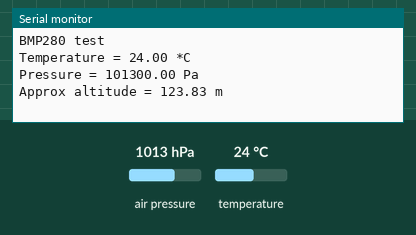
The sketch below on a simulated Arduino Uno, built with avr-gcc and run on an emulated ATmega328P. Shown: the last lines printed to the serial monitor. The inputs (shaded band) are chosen by the test bench; at power-on: air pressure 1013 hPa, temperature 24 °C.

Above: at 1.2 s.
1.3 s: air pressure set to 952 hPa
At 2.5 s:
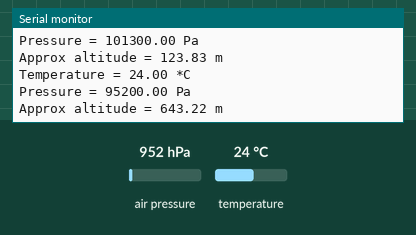
3.6 s: temperature set to 12 °C
At 4.5 s:
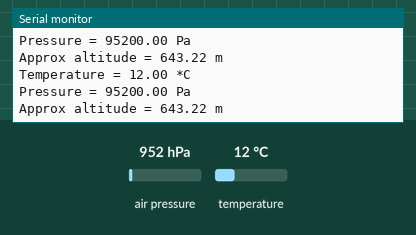
5.9 s: air pressure set to 975 hPa
At 6.5 s:
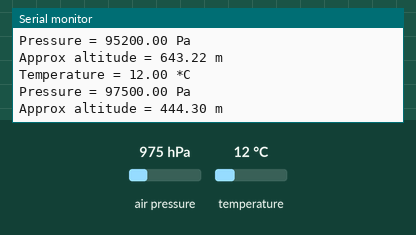
Timing chart, 0 to 8.9 s (numbered marks = the images above; inputs shaded):
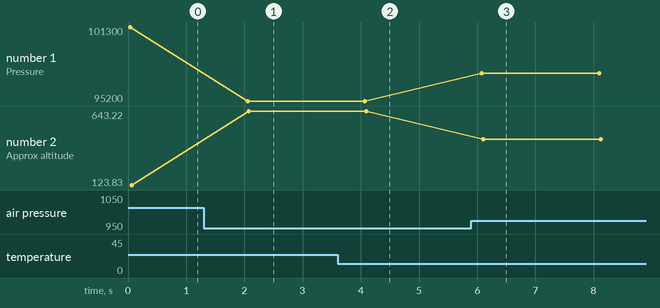

Measured:
- after the input at 1.3 s, the serial monitor: prints a new line after 0.75 s (image 1)
- after the input at 3.6 s, the serial monitor: prints a new line after 0.44 s (image 2)
- after the input at 5.9 s, the serial monitor: prints a new line after 0.18 s (image 3)
- plotted number 1: 101300 → 95200 after the input at 1.3 s, 95200 → 97500 after the input at 5.9 s
- plotted number 2: 123.83 → 643.22 after the input at 1.3 s, 643.22 → 444.3 after the input at 5.9 s

The sketch:

BMP280Test.ino
```cpp
//Iniciacion de librerias para componentes
#include <Wire.h>  //Libreria para uso de protocolo I2C
#include <Adafruit_BMP280.h>


Adafruit_BMP280 bmp; //Crea el objeto BMP280 para el control de las funciones de la libreria.

void setup() {
  Serial.begin(9600); //Inicio de comunicacion Serial

  while ( !Serial ) delay(100); //Verificar conexion del puerto serial
  Serial.println(F("BMP280 test")); // Imprimir mensaje de inicio "BMp280 test"


  unsigned status; //Variable de estado de sensor.

  //status = bmp.begin(BMP280_ADDRESS_ALT, BMP280_CHIPID);
  status = bmp.begin(0x76); //Iniciamos el sensor e ingresamos la direccion de I2C del dispositivo.


//Si el estado del sensor no esta conectado devolver el mensaje de error que corresponda.
  if (!status) {
    Serial.println(F("Could not find a valid BMP280 sensor, check wiring or "
                      "try a different address!"));
    Serial.print("SensorID was: 0x"); Serial.println(bmp.sensorID(),16);
    Serial.print("        ID of 0xFF probably means a bad address, a BMP 180 or BMP 085\n");
    Serial.print("   ID of 0x56-0x58 represents a BMP 280,\n");
    Serial.print("        ID of 0x60 represents a BME 280.\n");
    Serial.print("        ID of 0x61 represents a BME 680.\n");
    while (1) delay(10); //La condicion se cierra hasta que el valor sea 1, osea no tenga errores de conexion el sensor.
  }


  /* Configuracion por defecto de la hoja de datos del fabricante */
  bmp.setSampling(Adafruit_BMP280::MODE_NORMAL,     /* Modo de operacion "Normal" */
                  Adafruit_BMP280::SAMPLING_X2,     /* sobremuestreo de temperatura  */
                  Adafruit_BMP280::SAMPLING_X16,    /* sobremuestreo de presion */
                  Adafruit_BMP280::FILTER_X16,      /* Filtrado de señales  */
                  Adafruit_BMP280::STANDBY_MS_500); /* tiempo de espera */
}


void loop() {
    Serial.print(F("Temperature = "));     //Imprime el mensaje Temperatura
    Serial.print(bmp.readTemperature());   //Imprime el valor de la temperatura leida por el sensor BMP280
    Serial.println(" *C");                 //Imprime el dimensional de grados centigrados

    Serial.print(F("Pressure = "));        //Imprime el mensaje de Presion
    Serial.print(bmp.readPressure());      //Imprime el valor de la presion atmosferica leida por el sensor BMP280
    Serial.println(" Pa");                 //Imprime el valor de la dimensional de pascales.

    Serial.print(F("Approx altitude = ")); //Imprime el mensaje de altitud aproximadamente
    Serial.print(bmp.readAltitude(1028));  //Imprime el valor de la altitud leida por el sensor BMP280 /* Adjusted to local forecast! */
    Serial.println(" m");                  //Imprime el valor de la dimensional de metros

    Serial.println();  //Imprime el valor
    delay(2000);       //Espera 2 segundos entre cada medicion.
}
```
